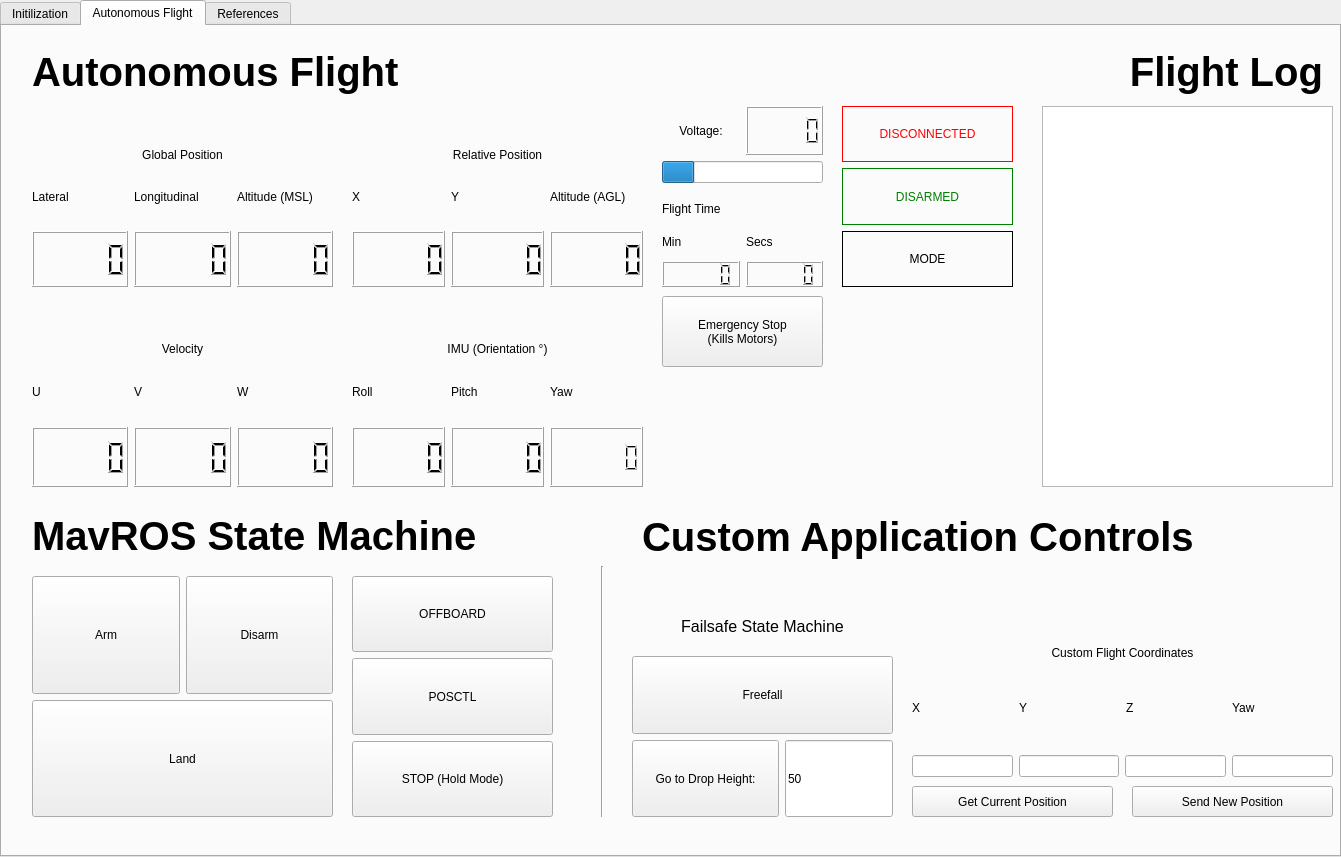
<?xml version="1.0" encoding="UTF-8"?>
<ui version="4.0">
 <class>WaterSamplingGroundControlStation</class>
 <widget class="QTabWidget" name="WaterSamplingGroundControlStation">
  <property name="geometry">
   <rect>
    <x>0</x>
    <y>0</y>
    <width>1341</width>
    <height>857</height>
   </rect>
  </property>
  <property name="windowTitle">
   <string>TabWidget</string>
  </property>
  <property name="currentIndex">
   <number>1</number>
  </property>
  <widget class="QWidget" name="Initialization_Tab">
   <property name="font">
    <font>
     <weight>50</weight>
     <bold>false</bold>
    </font>
   </property>
   <attribute name="title">
    <string>Initilization</string>
   </attribute>
   <widget class="QWidget" name="verticalLayoutWidget">
    <property name="geometry">
     <rect>
      <x>20</x>
      <y>10</y>
      <width>941</width>
      <height>761</height>
     </rect>
    </property>
    <layout class="QVBoxLayout" name="InitVLayout">
     <item>
      <widget class="QLabel" name="InitTitle">
       <property name="enabled">
        <bool>true</bool>
       </property>
       <property name="font">
        <font>
         <pointsize>30</pointsize>
         <weight>75</weight>
         <bold>true</bold>
        </font>
       </property>
       <property name="layoutDirection">
        <enum>Qt::LeftToRight</enum>
       </property>
       <property name="text">
        <string>UAV INITIALIZATION</string>
       </property>
      </widget>
     </item>
     <item>
      <widget class="QLabel" name="Welcome">
       <property name="text">
        <string>&lt;html&gt;&lt;head/&gt;&lt;body&gt;&lt;p&gt;Welcome to the Water Sampling Ground Control Station! Here you will be able to set up, monitor and fly the UAV autonomously or manually. To fly, please start ROSCore, MAVROS and OFFBOARD for communication and control with UAV&lt;/p&gt;&lt;/body&gt;&lt;/html&gt;</string>
       </property>
       <property name="wordWrap">
        <bool>true</bool>
       </property>
      </widget>
     </item>
     <item>
      <widget class="QLabel" name="ROSCoreInfo">
       <property name="text">
        <string>&lt;html&gt;&lt;head/&gt;&lt;body&gt;&lt;p&gt;ROS Core &lt;/p&gt;&lt;p&gt;Roscore is a collection of nodes and programs that make up the pre-requisites of the robot operating system. You must have one and only one roscore running to be able to do any communication between nodes, and therefore communicate and fly the UAV [1]&lt;/p&gt;&lt;/body&gt;&lt;/html&gt;</string>
       </property>
       <property name="wordWrap">
        <bool>true</bool>
       </property>
      </widget>
     </item>
     <item>
      <widget class="QPushButton" name="StartROSCore">
       <property name="text">
        <string>Start ROS Core</string>
       </property>
      </widget>
     </item>
     <item>
      <widget class="QLabel" name="MAVROSInfo">
       <property name="frameShadow">
        <enum>QFrame::Plain</enum>
       </property>
       <property name="text">
        <string>&lt;html&gt;&lt;head/&gt;&lt;body&gt;&lt;p&gt;MAVROS&lt;/p&gt;&lt;p&gt;MAVROS is a package that provides communication drivers for various autopilots with the MAVLink protocol. It additionally provides the UDP MAVLink bridge for ground control stations such as QGroundControl. We harness the same communication to generate this ground control station.&lt;br/&gt;&lt;/p&gt;&lt;/body&gt;&lt;/html&gt;</string>
       </property>
       <property name="wordWrap">
        <bool>true</bool>
       </property>
      </widget>
     </item>
     <item>
      <widget class="QPushButton" name="StartMAVROS">
       <property name="text">
        <string>Start MAVROS Communication</string>
       </property>
      </widget>
     </item>
     <item>
      <widget class="QLabel" name="OFFBOARDInfo">
       <property name="text">
        <string>&lt;html&gt;&lt;head/&gt;&lt;body&gt;&lt;p&gt;OFFBOARD&lt;/p&gt;&lt;p&gt;Offboard mode is a function supported by all Pixhawk flight controllers except the 3DR Pixhawk1 [3]. It allows the vehicle to obey position, velocity, accleeration, attitude, altitude rates or thrust setpoints provided by an external source to the flight stack such as a companion computer. In this case we use Jetson Nano to run the flight controller and communicate the data over the MAVLink protocal. [4]&lt;/p&gt;&lt;/body&gt;&lt;/html&gt;</string>
       </property>
       <property name="wordWrap">
        <bool>true</bool>
       </property>
      </widget>
     </item>
     <item>
      <widget class="QPushButton" name="StartOffboard">
       <property name="text">
        <string>Start OFFBOARD MODE</string>
       </property>
      </widget>
     </item>
    </layout>
   </widget>
  </widget>
  <widget class="QWidget" name="AutonomousFlightMode_Tab">
   <attribute name="title">
    <string>Autonomous Flight</string>
   </attribute>
   <widget class="QLabel" name="AutonomousTitle">
    <property name="geometry">
     <rect>
      <x>30</x>
      <y>15</y>
      <width>481</width>
      <height>61</height>
     </rect>
    </property>
    <property name="font">
     <font>
      <pointsize>30</pointsize>
      <weight>75</weight>
      <bold>true</bold>
     </font>
    </property>
    <property name="text">
     <string>Autonomous Flight</string>
    </property>
   </widget>
   <widget class="QWidget" name="verticalLayoutWidget_2">
    <property name="geometry">
     <rect>
      <x>30</x>
      <y>80</y>
      <width>301</width>
      <height>181</height>
     </rect>
    </property>
    <layout class="QVBoxLayout" name="GPSDataLayout">
     <item>
      <widget class="QLabel" name="GPSLabel">
       <property name="text">
        <string>Global Position</string>
       </property>
       <property name="alignment">
        <set>Qt::AlignBottom|Qt::AlignHCenter</set>
       </property>
      </widget>
     </item>
     <item>
      <layout class="QHBoxLayout" name="GPSHLayout">
       <item>
        <widget class="QLabel" name="LatLabel">
         <property name="text">
          <string>Lateral</string>
         </property>
        </widget>
       </item>
       <item>
        <widget class="QLabel" name="LongLabel">
         <property name="text">
          <string>Longitudinal</string>
         </property>
        </widget>
       </item>
       <item>
        <widget class="QLabel" name="AltLabel">
         <property name="text">
          <string>Altitude (MSL)</string>
         </property>
        </widget>
       </item>
      </layout>
     </item>
     <item>
      <layout class="QHBoxLayout" name="GPS_DISP">
       <item>
        <widget class="QLCDNumber" name="LatGPS_DISP"/>
       </item>
       <item>
        <widget class="QLCDNumber" name="LongGPS_DISP"/>
       </item>
       <item>
        <widget class="QLCDNumber" name="AltGPS_DISP"/>
       </item>
      </layout>
     </item>
    </layout>
   </widget>
   <widget class="QWidget" name="verticalLayoutWidget_4">
    <property name="geometry">
     <rect>
      <x>350</x>
      <y>270</y>
      <width>291</width>
      <height>191</height>
     </rect>
    </property>
    <layout class="QVBoxLayout" name="IMULayout">
     <item>
      <widget class="QLabel" name="IMULabel">
       <property name="text">
        <string>IMU (Orientation °)</string>
       </property>
       <property name="alignment">
        <set>Qt::AlignBottom|Qt::AlignHCenter</set>
       </property>
      </widget>
     </item>
     <item>
      <layout class="QHBoxLayout" name="IMUHLayout">
       <item>
        <widget class="QLabel" name="XLabel0">
         <property name="text">
          <string>Roll</string>
         </property>
        </widget>
       </item>
       <item>
        <widget class="QLabel" name="YLabel0">
         <property name="text">
          <string>Pitch</string>
         </property>
        </widget>
       </item>
       <item>
        <widget class="QLabel" name="ZLabel0">
         <property name="text">
          <string>Yaw</string>
         </property>
        </widget>
       </item>
      </layout>
     </item>
     <item>
      <layout class="QHBoxLayout" name="IMU_DISP">
       <item>
        <widget class="QLCDNumber" name="X_DISP"/>
       </item>
       <item>
        <widget class="QLCDNumber" name="Y_DISP"/>
       </item>
       <item>
        <widget class="QLCDNumber" name="Z_DISP">
         <property name="digitCount">
          <number>6</number>
         </property>
        </widget>
       </item>
      </layout>
     </item>
    </layout>
   </widget>
   <widget class="QWidget" name="verticalLayoutWidget_5">
    <property name="geometry">
     <rect>
      <x>30</x>
      <y>270</y>
      <width>301</width>
      <height>191</height>
     </rect>
    </property>
    <layout class="QVBoxLayout" name="VelVLayout">
     <item>
      <widget class="QLabel" name="VelLabel">
       <property name="text">
        <string>Velocity</string>
       </property>
       <property name="alignment">
        <set>Qt::AlignBottom|Qt::AlignHCenter</set>
       </property>
      </widget>
     </item>
     <item>
      <layout class="QHBoxLayout" name="VelHLabel">
       <item>
        <widget class="QLabel" name="U_VEL_Label">
         <property name="text">
          <string>U</string>
         </property>
        </widget>
       </item>
       <item>
        <widget class="QLabel" name="V_VEL_Label">
         <property name="text">
          <string>V</string>
         </property>
        </widget>
       </item>
       <item>
        <widget class="QLabel" name="W_VEL_Label">
         <property name="text">
          <string>W</string>
         </property>
        </widget>
       </item>
      </layout>
     </item>
     <item>
      <layout class="QHBoxLayout" name="Vel_DISP">
       <item>
        <widget class="QLCDNumber" name="U_Vel_DISP"/>
       </item>
       <item>
        <widget class="QLCDNumber" name="V_Vel_DISP"/>
       </item>
       <item>
        <widget class="QLCDNumber" name="W_Vel_DISP"/>
       </item>
      </layout>
     </item>
    </layout>
   </widget>
   <widget class="QWidget" name="verticalLayoutWidget_6">
    <property name="geometry">
     <rect>
      <x>660</x>
      <y>170</y>
      <width>161</width>
      <height>91</height>
     </rect>
    </property>
    <layout class="QVBoxLayout" name="FlightTimeVLayout">
     <item>
      <widget class="QLabel" name="FlightTimeLabel">
       <property name="text">
        <string>Flight Time</string>
       </property>
      </widget>
     </item>
     <item>
      <layout class="QHBoxLayout" name="FlightTimeHLabel">
       <item>
        <widget class="QLabel" name="Min_Label">
         <property name="text">
          <string>Min</string>
         </property>
        </widget>
       </item>
       <item>
        <widget class="QLabel" name="Sec_Label">
         <property name="text">
          <string>Secs</string>
         </property>
        </widget>
       </item>
      </layout>
     </item>
     <item>
      <layout class="QHBoxLayout" name="FlightTime_DISP">
       <item>
        <widget class="QLCDNumber" name="Min_DISP"/>
       </item>
       <item>
        <widget class="QLCDNumber" name="Sec_DISP"/>
       </item>
      </layout>
     </item>
    </layout>
   </widget>
   <widget class="QTextBrowser" name="Logging">
    <property name="geometry">
     <rect>
      <x>1040</x>
      <y>80</y>
      <width>291</width>
      <height>381</height>
     </rect>
    </property>
   </widget>
   <widget class="QLabel" name="FlightLogTitle">
    <property name="geometry">
     <rect>
      <x>1080</x>
      <y>20</y>
      <width>241</width>
      <height>51</height>
     </rect>
    </property>
    <property name="font">
     <font>
      <pointsize>30</pointsize>
      <weight>75</weight>
      <bold>true</bold>
     </font>
    </property>
    <property name="text">
     <string>Flight Log</string>
    </property>
    <property name="alignment">
     <set>Qt::AlignRight|Qt::AlignTrailing|Qt::AlignVCenter</set>
    </property>
   </widget>
   <widget class="QPushButton" name="EmergencyStop">
    <property name="enabled">
     <bool>true</bool>
    </property>
    <property name="geometry">
     <rect>
      <x>660</x>
      <y>270</y>
      <width>161</width>
      <height>71</height>
     </rect>
    </property>
    <property name="text">
     <string>Emergency Stop
(Kills Motors)</string>
    </property>
   </widget>
   <widget class="QWidget" name="verticalLayoutWidget_14">
    <property name="geometry">
     <rect>
      <x>350</x>
      <y>80</y>
      <width>291</width>
      <height>181</height>
     </rect>
    </property>
    <layout class="QVBoxLayout" name="GPSDataLayout_3">
     <item>
      <widget class="QLabel" name="GPSLabel_2">
       <property name="text">
        <string>Relative Position</string>
       </property>
       <property name="alignment">
        <set>Qt::AlignBottom|Qt::AlignHCenter</set>
       </property>
      </widget>
     </item>
     <item>
      <layout class="QHBoxLayout" name="GPSHLayout_2">
       <item>
        <widget class="QLabel" name="LatLabel_2">
         <property name="text">
          <string>X</string>
         </property>
        </widget>
       </item>
       <item>
        <widget class="QLabel" name="LongLabel_2">
         <property name="text">
          <string>Y</string>
         </property>
        </widget>
       </item>
       <item>
        <widget class="QLabel" name="AltLabel_2">
         <property name="text">
          <string>Altitude (AGL)</string>
         </property>
        </widget>
       </item>
      </layout>
     </item>
     <item>
      <layout class="QHBoxLayout" name="GPS_DISP_2">
       <item>
        <widget class="QLCDNumber" name="RelX_DISP"/>
       </item>
       <item>
        <widget class="QLCDNumber" name="RelY_DISP"/>
       </item>
       <item>
        <widget class="QLCDNumber" name="AGL_DISP"/>
       </item>
      </layout>
     </item>
    </layout>
   </widget>
   <widget class="QWidget" name="gridLayoutWidget">
    <property name="geometry">
     <rect>
      <x>660</x>
      <y>80</y>
      <width>161</width>
      <height>77</height>
     </rect>
    </property>
    <layout class="QGridLayout" name="BatLayout">
     <item row="1" column="0" colspan="2">
      <widget class="QProgressBar" name="BatInd">
       <property name="value">
        <number>20</number>
       </property>
       <property name="textVisible">
        <bool>false</bool>
       </property>
      </widget>
     </item>
     <item row="0" column="0">
      <widget class="QLabel" name="Voltage_Label">
       <property name="text">
        <string>Voltage:</string>
       </property>
       <property name="alignment">
        <set>Qt::AlignCenter</set>
       </property>
      </widget>
     </item>
     <item row="0" column="1">
      <widget class="QLCDNumber" name="VOLT_DISP"/>
     </item>
    </layout>
   </widget>
   <widget class="QWidget" name="verticalLayoutWidget_3">
    <property name="geometry">
     <rect>
      <x>840</x>
      <y>80</y>
      <width>171</width>
      <height>181</height>
     </rect>
    </property>
    <layout class="QVBoxLayout" name="verticalLayout">
     <item>
      <widget class="QLabel" name="StateConnected">
       <property name="styleSheet">
        <string notr="true">color : red</string>
       </property>
       <property name="frameShape">
        <enum>QFrame::Box</enum>
       </property>
       <property name="frameShadow">
        <enum>QFrame::Plain</enum>
       </property>
       <property name="text">
        <string>DISCONNECTED</string>
       </property>
       <property name="alignment">
        <set>Qt::AlignCenter</set>
       </property>
      </widget>
     </item>
     <item>
      <widget class="QLabel" name="StateARM">
       <property name="styleSheet">
        <string notr="true">color : green</string>
       </property>
       <property name="frameShape">
        <enum>QFrame::Box</enum>
       </property>
       <property name="frameShadow">
        <enum>QFrame::Plain</enum>
       </property>
       <property name="text">
        <string>DISARMED</string>
       </property>
       <property name="alignment">
        <set>Qt::AlignCenter</set>
       </property>
      </widget>
     </item>
     <item>
      <widget class="QLabel" name="StateMode">
       <property name="styleSheet">
        <string notr="true"/>
       </property>
       <property name="frameShape">
        <enum>QFrame::Box</enum>
       </property>
       <property name="frameShadow">
        <enum>QFrame::Plain</enum>
       </property>
       <property name="text">
        <string>MODE</string>
       </property>
       <property name="alignment">
        <set>Qt::AlignCenter</set>
       </property>
      </widget>
     </item>
    </layout>
   </widget>
   <widget class="QWidget" name="gridLayoutWidget_2">
    <property name="enabled">
     <bool>true</bool>
    </property>
    <property name="geometry">
     <rect>
      <x>30</x>
      <y>550</y>
      <width>301</width>
      <height>241</height>
     </rect>
    </property>
    <layout class="QGridLayout" name="gridLayout">
     <property name="sizeConstraint">
      <enum>QLayout::SetNoConstraint</enum>
     </property>
     <item row="1" column="1">
      <widget class="QPushButton" name="DISARM">
       <property name="enabled">
        <bool>true</bool>
       </property>
       <property name="sizePolicy">
        <sizepolicy hsizetype="Preferred" vsizetype="Preferred">
         <horstretch>0</horstretch>
         <verstretch>0</verstretch>
        </sizepolicy>
       </property>
       <property name="text">
        <string>Disarm</string>
       </property>
      </widget>
     </item>
     <item row="4" column="0" colspan="2">
      <widget class="QPushButton" name="Land">
       <property name="enabled">
        <bool>true</bool>
       </property>
       <property name="sizePolicy">
        <sizepolicy hsizetype="Preferred" vsizetype="Preferred">
         <horstretch>0</horstretch>
         <verstretch>0</verstretch>
        </sizepolicy>
       </property>
       <property name="text">
        <string>Land</string>
       </property>
      </widget>
     </item>
     <item row="1" column="0">
      <widget class="QPushButton" name="ARM">
       <property name="enabled">
        <bool>true</bool>
       </property>
       <property name="sizePolicy">
        <sizepolicy hsizetype="Preferred" vsizetype="Preferred">
         <horstretch>0</horstretch>
         <verstretch>0</verstretch>
        </sizepolicy>
       </property>
       <property name="text">
        <string>Arm</string>
       </property>
      </widget>
     </item>
    </layout>
   </widget>
   <widget class="QWidget" name="gridLayoutWidget_4">
    <property name="geometry">
     <rect>
      <x>350</x>
      <y>550</y>
      <width>201</width>
      <height>241</height>
     </rect>
    </property>
    <layout class="QGridLayout" name="gridLayout_3">
     <property name="sizeConstraint">
      <enum>QLayout::SetMinimumSize</enum>
     </property>
     <item row="5" column="1">
      <widget class="QPushButton" name="HOLD">
       <property name="sizePolicy">
        <sizepolicy hsizetype="Preferred" vsizetype="Preferred">
         <horstretch>0</horstretch>
         <verstretch>0</verstretch>
        </sizepolicy>
       </property>
       <property name="text">
        <string>STOP (Hold Mode)</string>
       </property>
       <property name="iconSize">
        <size>
         <width>16</width>
         <height>16</height>
        </size>
       </property>
       <property name="shortcut">
        <string>Esc</string>
       </property>
       <property name="checkable">
        <bool>false</bool>
       </property>
       <property name="autoDefault">
        <bool>false</bool>
       </property>
       <property name="default">
        <bool>false</bool>
       </property>
       <property name="flat">
        <bool>false</bool>
       </property>
      </widget>
     </item>
     <item row="3" column="1">
      <widget class="QPushButton" name="POSCTL">
       <property name="enabled">
        <bool>true</bool>
       </property>
       <property name="sizePolicy">
        <sizepolicy hsizetype="Preferred" vsizetype="Preferred">
         <horstretch>0</horstretch>
         <verstretch>0</verstretch>
        </sizepolicy>
       </property>
       <property name="text">
        <string>POSCTL</string>
       </property>
      </widget>
     </item>
     <item row="0" column="1">
      <widget class="QPushButton" name="OFFBOARD">
       <property name="enabled">
        <bool>true</bool>
       </property>
       <property name="sizePolicy">
        <sizepolicy hsizetype="Preferred" vsizetype="Preferred">
         <horstretch>0</horstretch>
         <verstretch>0</verstretch>
        </sizepolicy>
       </property>
       <property name="text">
        <string>OFFBOARD</string>
       </property>
      </widget>
     </item>
    </layout>
   </widget>
   <widget class="QLabel" name="AutonomousTitle_3">
    <property name="geometry">
     <rect>
      <x>30</x>
      <y>484</y>
      <width>551</width>
      <height>51</height>
     </rect>
    </property>
    <property name="font">
     <font>
      <pointsize>30</pointsize>
      <weight>75</weight>
      <bold>true</bold>
     </font>
    </property>
    <property name="text">
     <string>MavROS State Machine</string>
    </property>
   </widget>
   <widget class="QPushButton" name="SendPositionUAV">
    <property name="geometry">
     <rect>
      <x>1130</x>
      <y>760</y>
      <width>201</width>
      <height>31</height>
     </rect>
    </property>
    <property name="text">
     <string>Send New Position</string>
    </property>
    <property name="shortcut">
     <string>Return</string>
    </property>
   </widget>
   <widget class="QPushButton" name="GetCurrentPositionUAV">
    <property name="geometry">
     <rect>
      <x>910</x>
      <y>760</y>
      <width>201</width>
      <height>31</height>
     </rect>
    </property>
    <property name="text">
     <string>Get Current Position</string>
    </property>
   </widget>
   <widget class="QWidget" name="verticalLayoutWidget_15">
    <property name="geometry">
     <rect>
      <x>910</x>
      <y>550</y>
      <width>421</width>
      <height>201</height>
     </rect>
    </property>
    <layout class="QVBoxLayout" name="DesiredFlightLayout">
     <item>
      <widget class="QLabel" name="DesiredFlightCoordinates">
       <property name="text">
        <string>Custom Flight Coordinates</string>
       </property>
       <property name="alignment">
        <set>Qt::AlignBottom|Qt::AlignHCenter</set>
       </property>
      </widget>
     </item>
     <item>
      <layout class="QHBoxLayout" name="FlightHLayout">
       <item>
        <widget class="QLabel" name="XLabel1">
         <property name="text">
          <string>X</string>
         </property>
        </widget>
       </item>
       <item>
        <widget class="QLabel" name="YLabel1">
         <property name="text">
          <string>Y</string>
         </property>
        </widget>
       </item>
       <item>
        <widget class="QLabel" name="ZLabel1">
         <property name="text">
          <string>Z</string>
         </property>
        </widget>
       </item>
       <item>
        <widget class="QLabel" name="ZLabel1_3">
         <property name="text">
          <string>Yaw</string>
         </property>
        </widget>
       </item>
      </layout>
     </item>
     <item>
      <layout class="QHBoxLayout" name="FlightHLayout1">
       <item>
        <widget class="QLineEdit" name="XPositionUAV">
         <property name="text">
          <string/>
         </property>
        </widget>
       </item>
       <item>
        <widget class="QLineEdit" name="YPositionUAV"/>
       </item>
       <item>
        <widget class="QLineEdit" name="ZPositionUAV"/>
       </item>
       <item>
        <widget class="QLineEdit" name="YAWUAV"/>
       </item>
      </layout>
     </item>
    </layout>
   </widget>
   <widget class="QLabel" name="AutonomousTitle_2">
    <property name="geometry">
     <rect>
      <x>640</x>
      <y>480</y>
      <width>671</width>
      <height>61</height>
     </rect>
    </property>
    <property name="font">
     <font>
      <pointsize>30</pointsize>
      <weight>75</weight>
      <bold>true</bold>
     </font>
    </property>
    <property name="text">
     <string>Custom Application Controls</string>
    </property>
   </widget>
   <widget class="Line" name="line">
    <property name="geometry">
     <rect>
      <x>590</x>
      <y>540</y>
      <width>20</width>
      <height>251</height>
     </rect>
    </property>
    <property name="orientation">
     <enum>Qt::Vertical</enum>
    </property>
   </widget>
   <widget class="QWidget" name="gridLayoutWidget_5">
    <property name="geometry">
     <rect>
      <x>630</x>
      <y>630</y>
      <width>261</width>
      <height>161</height>
     </rect>
    </property>
    <layout class="QGridLayout" name="gridLayout_4">
     <property name="sizeConstraint">
      <enum>QLayout::SetMinimumSize</enum>
     </property>
     <item row="4" column="3">
      <widget class="QLineEdit" name="tbDropHeight">
       <property name="enabled">
        <bool>true</bool>
       </property>
       <property name="sizePolicy">
        <sizepolicy hsizetype="Preferred" vsizetype="Preferred">
         <horstretch>0</horstretch>
         <verstretch>0</verstretch>
        </sizepolicy>
       </property>
       <property name="text">
        <string>50</string>
       </property>
      </widget>
     </item>
     <item row="0" column="1" colspan="3">
      <widget class="QPushButton" name="btnFreefall">
       <property name="enabled">
        <bool>true</bool>
       </property>
       <property name="sizePolicy">
        <sizepolicy hsizetype="Preferred" vsizetype="Preferred">
         <horstretch>0</horstretch>
         <verstretch>0</verstretch>
        </sizepolicy>
       </property>
       <property name="text">
        <string>Freefall</string>
       </property>
      </widget>
     </item>
     <item row="4" column="1" colspan="2">
      <widget class="QPushButton" name="btnSetHeight">
       <property name="enabled">
        <bool>true</bool>
       </property>
       <property name="sizePolicy">
        <sizepolicy hsizetype="Preferred" vsizetype="Preferred">
         <horstretch>0</horstretch>
         <verstretch>0</verstretch>
        </sizepolicy>
       </property>
       <property name="text">
        <string>Go to Drop Height:</string>
       </property>
      </widget>
     </item>
    </layout>
   </widget>
   <widget class="QLabel" name="AutonomousTitle_4">
    <property name="geometry">
     <rect>
      <x>650</x>
      <y>570</y>
      <width>221</width>
      <height>61</height>
     </rect>
    </property>
    <property name="font">
     <font>
      <pointsize>12</pointsize>
      <weight>50</weight>
      <bold>false</bold>
     </font>
    </property>
    <property name="text">
     <string>Failsafe State Machine</string>
    </property>
    <property name="alignment">
     <set>Qt::AlignCenter</set>
    </property>
   </widget>
  </widget>
  <widget class="QWidget" name="References_Tab">
   <attribute name="title">
    <string>References</string>
   </attribute>
   <widget class="QLabel" name="ReferencesTitle">
    <property name="geometry">
     <rect>
      <x>20</x>
      <y>20</y>
      <width>151</width>
      <height>30</height>
     </rect>
    </property>
    <property name="font">
     <font>
      <pointsize>20</pointsize>
      <weight>75</weight>
      <bold>true</bold>
     </font>
    </property>
    <property name="text">
     <string>References</string>
    </property>
   </widget>
   <widget class="QLabel" name="ReferencesInfo">
    <property name="geometry">
     <rect>
      <x>30</x>
      <y>80</y>
      <width>491</width>
      <height>661</height>
     </rect>
    </property>
    <property name="text">
     <string>&lt;html&gt;&lt;head/&gt;&lt;body&gt;&lt;p&gt;[1] https://wiki.ros.org/roscore&lt;/p&gt;&lt;p&gt;[2] https://wiki.ros.org/mavros&lt;/p&gt;&lt;p&gt;[3] https://docs.px4.io/main/en/flight_controller/pixhawk.html&lt;/p&gt;&lt;p&gt;[4] https://docs.px4.io/main/en/flight_modes/offboard.html&lt;/p&gt;&lt;/body&gt;&lt;/html&gt;</string>
    </property>
    <property name="wordWrap">
     <bool>true</bool>
    </property>
   </widget>
  </widget>
 </widget>
 <resources/>
 <connections/>
</ui>
